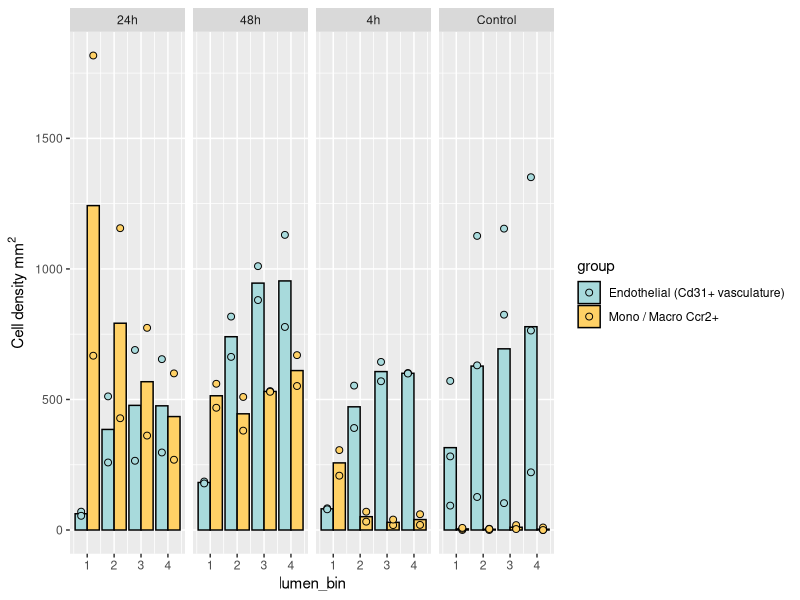

Write R code to recreate this figure.
## ---- chunk 1
library(data.table)
library(tidyverse)

## Read in distances calculated from SeqIF
distances_lumen_grouped <- fread("./review/cell_table_final_lumen_bins_plot_grouped.csv")
distances_lumen_grouped_long <- distances_lumen_grouped %>%
  pivot_longer(4:ncol(distances_lumen_grouped), names_to = "group", values_to = "distance")
distances_lumen_grouped_long$timepoint <- factor(distances_lumen_grouped_long$timepoint,
                                             levels = c("Control","4h","24h","48h")) 
distances_lumen_grouped_long <- distances_lumen_grouped_long %>%
  subset(group %in% c("endothelial_mean","mono_mean"))

distances_lumen <- fread("./review/cell_table_final_lumen_bins_plot.csv")
distances_lumen_long <- distances_lumen %>%
  select(timepoint,lumen_bin,mono_per_mm2,endothelial_per_mm2) %>%
  pivot_longer(3:4, names_to = "group", values_to = "density")

distances_lumen_long$group <- gsub("mono_per_mm2","Mono / Macro Ccr2+",distances_lumen_long$group)
distances_lumen_long$group <- gsub("endothelial_per_mm2","Endothelial (Cd31+ vasculature)",distances_lumen_long$group)
## ---- chunk 2
ggplot(distances_lumen_long, aes(lumen_bin, density)) +
  facet_grid(~ timepoint) +
  geom_bar(aes(fill = group),color = "black", stat = "summary", fun = "mean", position = position_dodge(width = 0.9)) +
  geom_point(position = position_dodge(width = 0.9),pch =21,
             aes(fill = group),color = "black",
             size = 2) +
  scale_fill_manual(values = c("#a8dadc","#ffd166")) +
  # Change y-axis title to cell density in mm2 with superscript
  ylab(expression(paste("Cell density mm"^"2")))
